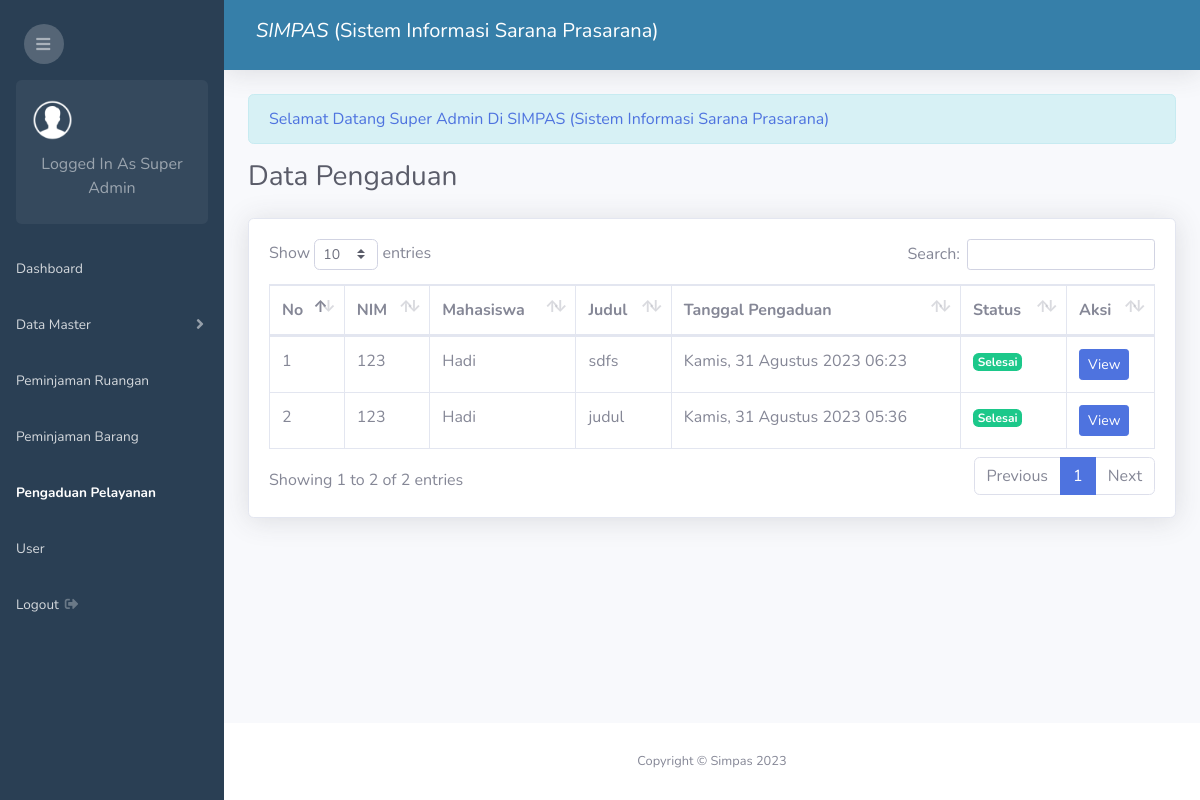
Before: /admin.php?page=pengaduan (signed in) with the older database file.
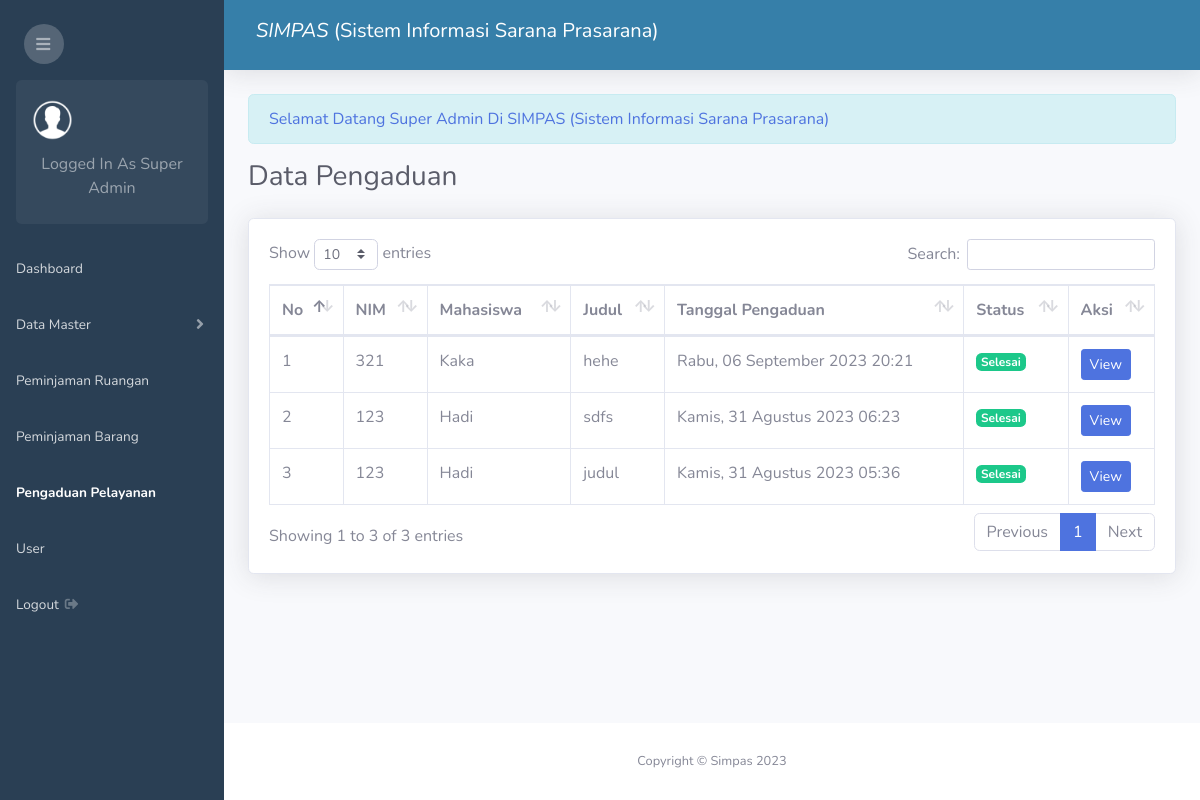
After: the same page with the newer database file.
### tables this page shows
CREATE TABLE `pengaduan` (
  `id_pengaduan` int(11) NOT NULL,
  `mahasiswa_id` int(11) NOT NULL,
  `judul` varchar(200) NOT NULL,
  `isi` text NOT NULL,
  `status` enum('Selesai','Pending') NOT NULL DEFAULT 'Pending',
  `created_at` timestamp NOT NULL DEFAULT current_timestamp(),
  `user_id` int(11) DEFAULT NULL
);

CREATE TABLE `mahasiswa` (
  `id_mahasiswa` int(11) NOT NULL,
  `nama_mahasiswa` varchar(200) NOT NULL,
  `nim` varchar(50) NOT NULL,
  `semester` int(11) NOT NULL,
  `prodi` varchar(100) NOT NULL,
  `password` varchar(100) NOT NULL
);

### date_formatter.php (called while the page is built, shortened)
<?php
function formatDateIndonesia($timestamp) {
    $dateTime = new DateTime($timestamp);
    $formattedDate = $dateTime->format('l, d F Y H:i');
    $dayTranslation = [
        'Monday'    => 'Senin',
        'Tuesday'   => 'Selasa',
        'Wednesday' => 'Rabu',
        'Thursday'  => 'Kamis',
        'Friday'    => 'Jumat',
        'Saturday'  => 'Sabtu',
        'Sunday'    => 'Minggu',
    ];
    $monthTranslation = [
        'January'   => 'Januari',
        'February'  => 'Februari',
        'March'     => 'Maret',
        'April'     => 'April',
        'May'       => 'Mei',
        'June'      => 'Juni',
        'July'      => 'Juli',
        'August'    => 'Agustus',
        'September' => 'September',
        'October'   => 'Oktober',
        'November'  => 'November',
        'December'  => 'Desember',
    ];
    foreach ($dayTranslation as $en => $id) {
        $formattedDate = str_replace($en, $id, $formattedDate);
    }
    foreach ($monthTranslation as $en => $id) {
        $formattedDate = str_replace($en, $id, $formattedDate);
    }
    return $formattedDate;
}
?>

### pengaduan/index.php (the view, shortened to what this page needs)
<?php require 'date_formatter.php'; ?>
<div class="d-sm-flex align-items-center justify-content-between mb-4">
    <h1 class="h3 mb-0 text-gray-800">Data Pengaduan</h1>
</div>
<div class="card shadow mb-4">
    <div class="card-body">
        <div class="table-responsive">
            <?php if($_SESSION['level'] == 'mahasiswi') { ?>
            <table class="table table-bordered" id="dataTable" width="100%" cellspacing="0">
                <thead>
                    <tr>
                        <th>No</th>
                        <th>Judul</th>
                        <th>Tanggal Pengaduan</th>
                        <th>Status</th>
                        <th>Aksi</th>
                    </tr>
                </thead>
                <tbody>
                <?php
                    $id_mahasiswa = $_SESSION['id'];
                    $no = 1;
                    $sql = mysqli_query($conn, "SELECT * FROM pengaduan WHERE mahasiswa_id = '$id_mahasiswa' ORDER BY id_pengaduan DESC");
                    while($row = mysqli_fetch_assoc($sql)){
                ?>
                <tr>
                    <td><?php echo $no++ ?></td>
                    <td><?php echo $row['judul'] ?></td>
                    <td><?php echo formatDateIndonesia($row['created_at']) ?></td>
                    <td>
                        <?php if($row['status'] == "Pending"){ ?>
                            <span class="badge badge-warning"><?php echo $row['status'] ?></span>
                        <?php } else { ?>
                            <span class="badge badge-success"><?php echo $row['status'] ?></span>
                        <?php } ?>
                    </td>
                    <td>
                        <a class="btn btn-sm btn-primary" href="admin.php?page=view-pengaduan&id=<?php echo $row['id_pengaduan'] ?>">View</a>
                    </td>
                </tr>
                <?php } ?>
                </tbody>
            </table>
            <?php }else{ ?>
                <table class="table table-bordered" id="dataTable" width="100%" cellspacing="0">
                <thead>
                    <tr>
                        <th>No</th>
                        <th>NIM</th>
                        <th>Mahasiswa</th>
                        <th>Judul</th>
                        <th>Tanggal Pengaduan</th>
                        <th>Status</th>
                        <th>Aksi</th>
                    </tr>
                </thead>
                <tbody>
                <?php
                    $no = 1;
                    $sql = mysqli_query($conn, "SELECT * FROM pengaduan JOIN mahasiswa ON pengaduan.mahasiswa_id = mahasiswa.id_mahasiswa ORDER BY id_pengaduan DESC");
                    while($row = mysqli_fetch_assoc($sql)){
                ?>
                <tr>
                    <td><?php echo $no++ ?></td>
                    <td><?php echo $row['nim'] ?></td>
                    <td><?php echo $row['nama_mahasiswa'] ?></td>
                    <td><?php echo $row['judul'] ?></td>
                    <td><?php echo formatDateIndonesia($row['created_at']) ?></td>
                    <td>
                        <?php if($row['status'] == "Pending"){ ?>
                            <span class="badge badge-warning"><?php echo $row['status'] ?></span>
                        <?php } else { ?>
                            <span class="badge badge-success"><?php echo $row['status'] ?></span>
                        <?php } ?>
                    </td>
                    <td>
                        <a class="btn btn-sm btn-primary" href="admin.php?page=view-pengaduan&id=<?php echo $row['id_pengaduan'] ?>">View</a>
                    </td>
                </tr>
                <?php } ?>
                </tbody>
            </table>
            <?php } ?>
        </div>
    </div>
</div>

Changed rows visible on the page:
added pengaduan: mahasiswa.nim "321", mahasiswa.nama_mahasiswa "Kaka", judul "hehe", created_at "Rabu, 06 September 2023 20:21", status "Selesai"
Other visible differences:
text written by a page script: "Show entries Search: Showing 1 to 2 of 2 entries Previous 1 Next" → "Show entries Search: Showing 1 to 3 of 3 entries Previous 1 Next"
